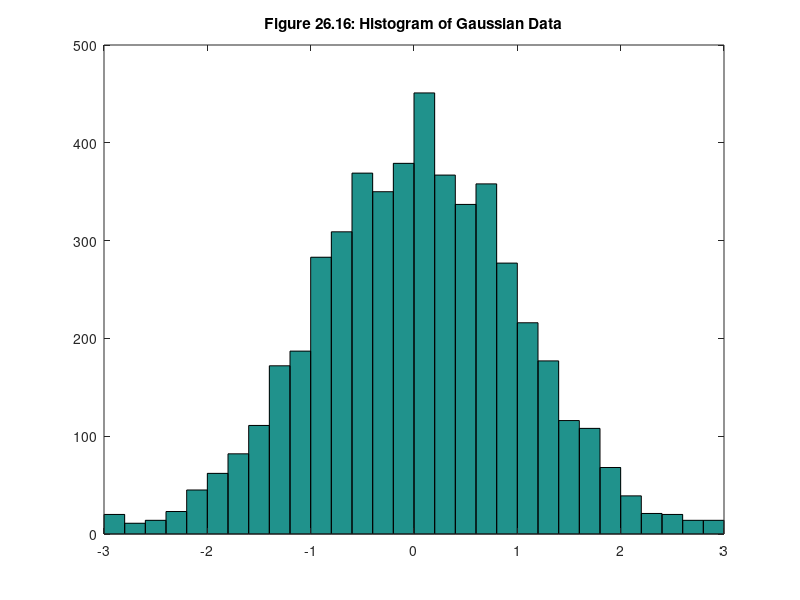

Recreate this plot in MATLAB.
% mm2616.m
close
x = -2.9:0.2:2.9; % specify the bins to use
y = randn(5000,1); % generate 5000 random data points
hist(y,x) % draw the histogram
title('Figure 26.16: Histogram of Gaussian Data')
